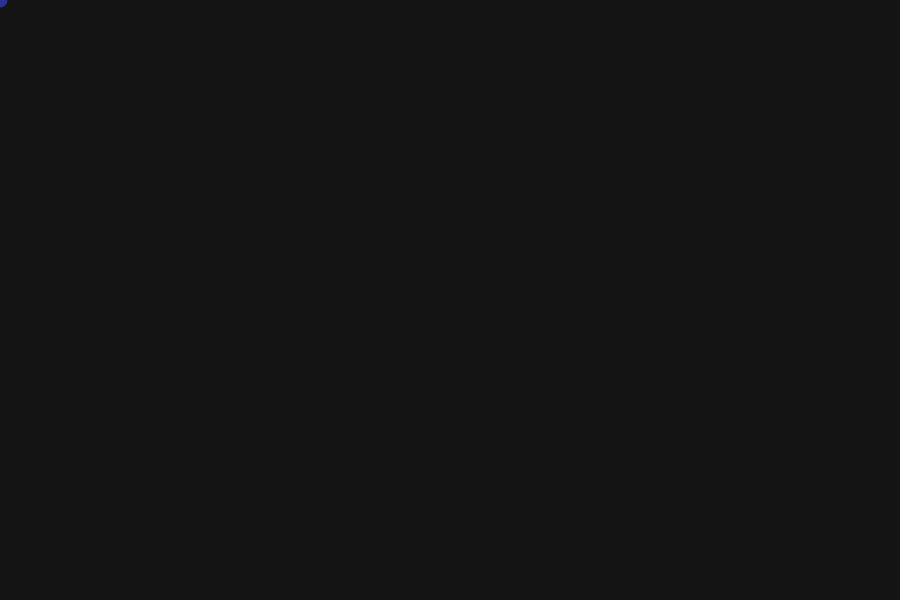
Frame 1 (no input)
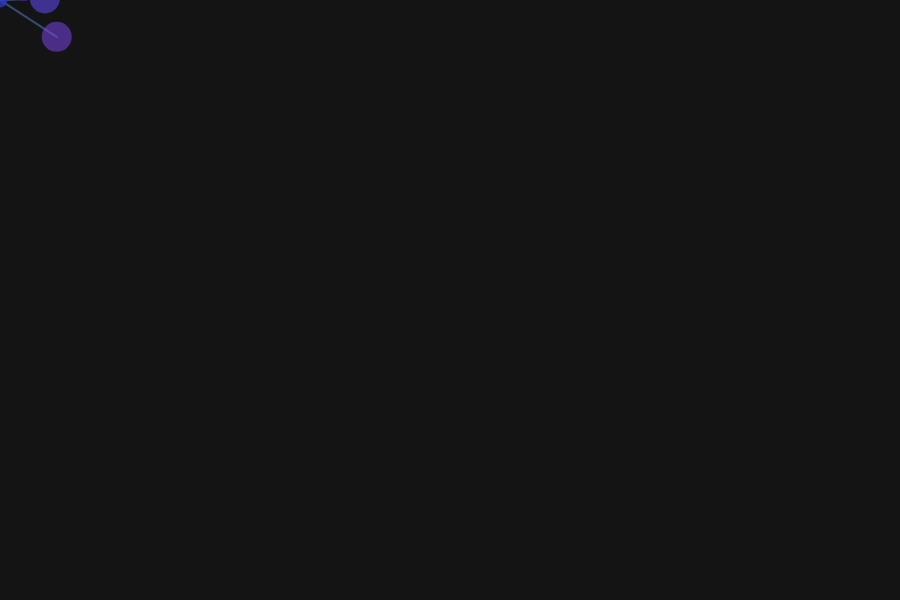
Frame 60 (no input)
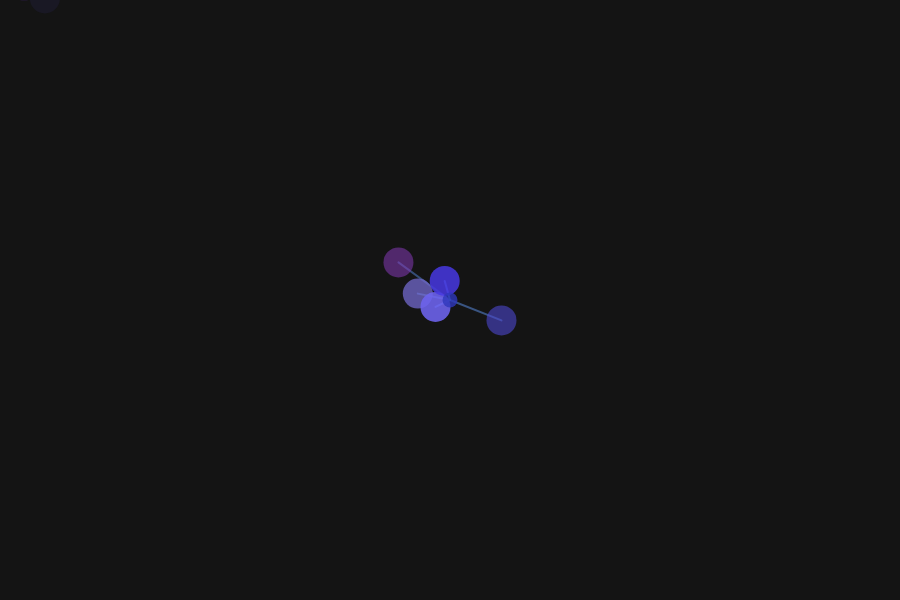
Frame 120 (the mouse pressed at the canvas centre since frame 60)

The p5.js sketch that drew these frames (run headless with seeded random() and noise() and a simulated clock; from frame 60 on, the mouse is pressed at the canvas centre):

// p5.js sketch
// ── sketch.js
const bgColor = 20;
const canvasSize = 600;
const max_dendrites = 5;
const max_den_distance = 70;
const min_den_distance = 15;
const dendrite_size = 30;
const nucleus_size = 15;

const nucleus_color = "rgba(46, 55, 186, 0.8)";
const dendrite_color = "rgba(109, 68, 206,";
const line_color = "rgba(82, 126, 201,";

const dendrite_r_base = 100;
const dendrite_g_base = 70;
const dendrite_b_base = 205;
const dendrite_color_dev = 70;


var snowflakes = [];
var melting = [];

class Dendrite {
    constructor(x, y, opac, r, g, b) {
        this.x = x;
        this.y = y;
        this.opac = opac;

        this.dendrite_color = `rgba(${r}, ${g}, ${b},`;
    }
}


class Snowflake {
    constructor(x, y) {
        this.x = x;
        this.y = y;
        this.dendrites = [];
    }
}

function setup() {
    createCanvas(canvasSize * 1.5, canvasSize);
    angleMode(DEGREES);
    strokeWeight(2);
    snowflakes.push(new Snowflake(0, 0));
}

function draw() {
    background(bgColor);

    // center coordinates
    translate(canvasSize / 2, canvasSize / 2);
    var mX = mouseX - canvasSize / 2;
    var mY = mouseY - canvasSize / 2;

    snowflakes[0].x = mX;
    snowflakes[0].y = mY;

    manage_dendrites(0);
    melt_dendrites();
    draw_snowflake(0);
}


function manage_dendrites(id) {
    // if a snowflake lacks dendrites, then add them
    if (snowflakes[id].dendrites.length < max_dendrites) {
        var theta = Math.random() * 360;

        var r = Math.random() * (max_den_distance - min_den_distance) + min_den_distance;
        var x = r * cos(theta) + snowflakes[id].x;
        var y = r * sin(theta) + snowflakes[id].y;

        var red = (dendrite_r_base + Math.random() * (dendrite_color_dev) - dendrite_color_dev / 2) | 0;
        var green = (dendrite_g_base + Math.random() * (dendrite_color_dev) - dendrite_color_dev / 2) | 0;
        var blue = (dendrite_b_base + Math.random() * (dendrite_color_dev) - dendrite_color_dev / 2) | 0;

        snowflakes[id].dendrites.push(new Dendrite(x, y, 0.0, red, green, blue));
    }

    for (let i = 0; i < snowflakes[id].dendrites.length; i++) {
        // detatch from nucleus if dendrite is too far away
        if (abs_distance(snowflakes[id].dendrites[i].x, snowflakes[id].dendrites[i].y, snowflakes[id].x, snowflakes[id].y) > max_den_distance) {
            var m = snowflakes[id].dendrites.splice(i, 1);
            melting.push(m[0]);
            i--;
        }
    }
}

function melt_dendrites() {
    noStroke();
    for (let i = 0; i < melting.length; i++) {

        fill(`${melting[i].dendrite_color} ${melting[i].opac})`)
        ellipse(melting[i].x, melting[i].y, dendrite_size, dendrite_size);

        // slowly melt a detached dendrite
        if (melting[i].opac >= 0.05) {
            melting[i].opac -= 0.01;
        } else {
            // remove the melting dendrite after it's been melting for long enough
            melting.splice(i, 1);
            i--;
        }
    }

}

function abs_distance(x1, y1, x2, y2) {
    return sqrt(sq(x1 - x2) + sq(y1 - y2));
}

function draw_snowflake(id) {

    var nX = snowflakes[id].x;
    var nY = snowflakes[id].y;

    for (let i = 0; i < snowflakes[id].dendrites.length; i++) {
        let d = snowflakes[id].dendrites[i];

        // line from nucleus to dendrite
        stroke(`${line_color} ${d.opac})`);
        line(d.x, d.y, nX, nY);

        noStroke();

        // slowly spawn in the dendrite
        var opac_goal = 1 - abs_distance(nX, nY, d.x, d.y) / (2 * max_den_distance);
        if (d.opac < opac_goal - 0.05) {
            snowflakes[id].dendrites[i].opac += 0.03;
        } else {
            snowflakes[id].dendrites[i].opac = opac_goal;
        }
        fill(`${d.dendrite_color} ${d.opac})`);

        ellipse(d.x, d.y, dendrite_size);
    }

    noStroke();

    fill(nucleus_color);
    ellipse(nX, nY, nucleus_size);
}
